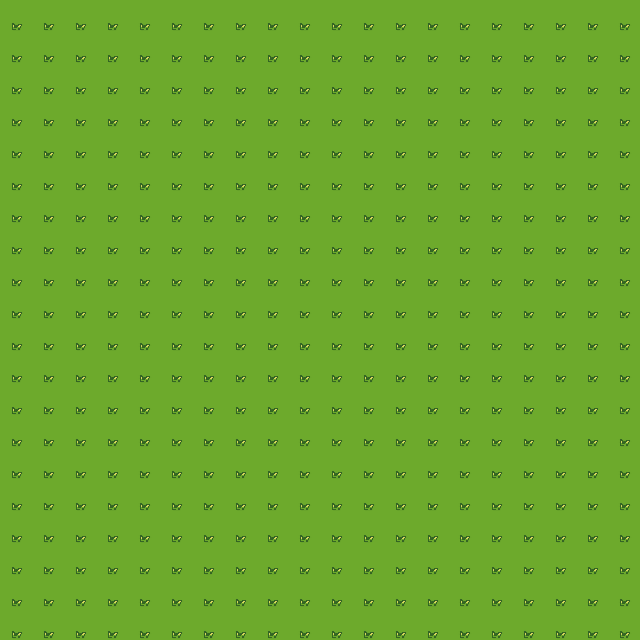

The image is a tile-based game level rendered from a .tmx file. Its description and source (layers, tilesets, objects; grid data summarised) follow:
An orthogonal 20x20 tile map with 32x32 px tiles, 2 tile layers (Collision, BG) and 2 objects (test, test2).

<map version="1.0" orientation="orthogonal" width="20" height="20" tilewidth="32" tileheight="32">
 <tileset firstgid="1" name="tilesheet" tilewidth="32" tileheight="32">
  <image source="tilesheet.png" width="256" height="256" />
 </tileset>
 <layer name="Collision" width="20" height="20">
  <data>[400 cells, 68 non-empty, 2 distinct tile ids]</data>
 </layer>
 <layer name="BG" width="20" height="20">
  <data>[400 cells, 400 non-empty, 1 distinct tile ids]</data>
 </layer>
 <objectgroup name="Evidence" width="20" height="20">
  <object name="test" x="32" y="32" width="32" height="32" />
  <object name="test2" x="226" y="34" width="32" height="32" />
 </objectgroup>
</map>
